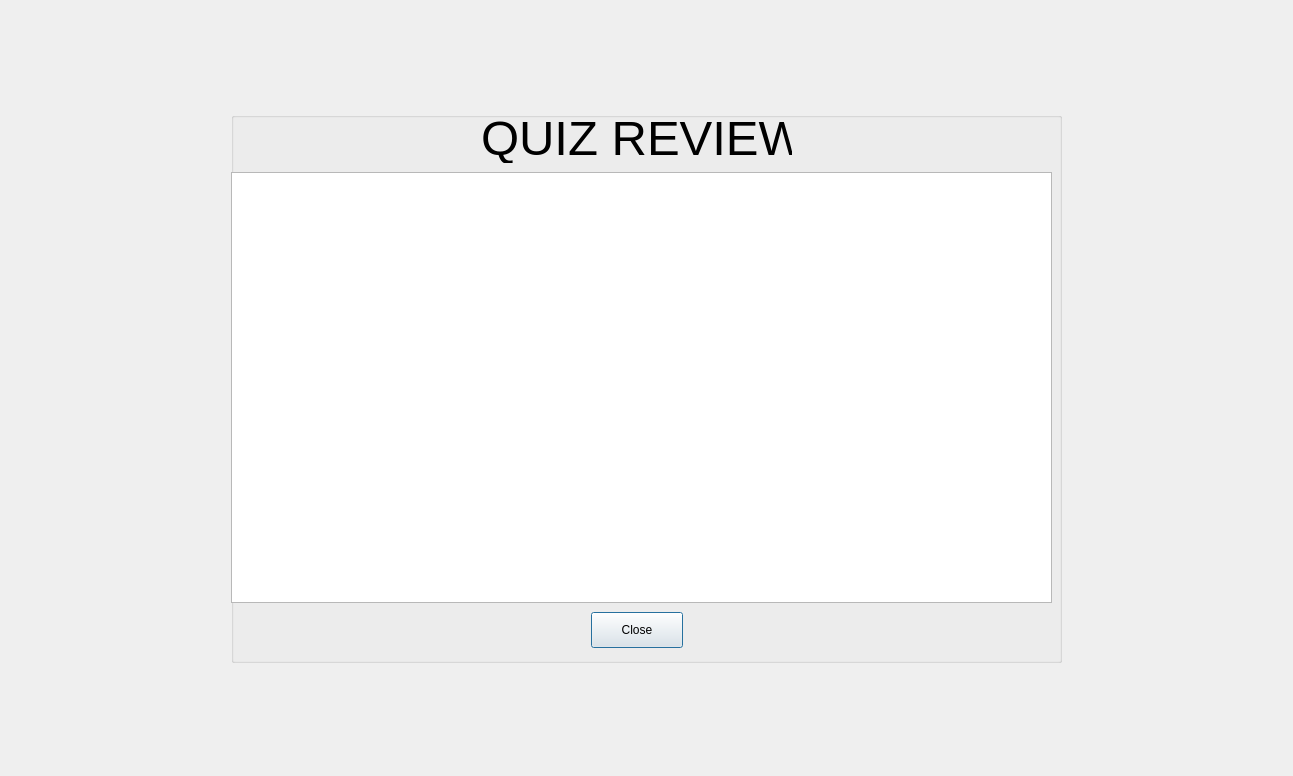
<?xml version="1.0" encoding="UTF-8"?>
<ui version="4.0">
 <class>ReviewWindow</class>
 <widget class="QDialog" name="ReviewWindow">
  <property name="geometry">
   <rect>
    <x>0</x>
    <y>0</y>
    <width>1293</width>
    <height>776</height>
   </rect>
  </property>
  <property name="windowTitle">
   <string>Dialog</string>
  </property>
  <layout class="QVBoxLayout" name="verticalLayout">
   <item>
    <layout class="QHBoxLayout" name="horizontalLayout">
     <item>
      <spacer name="horizontalSpacer">
       <property name="orientation">
        <enum>Qt::Horizontal</enum>
       </property>
       <property name="sizeHint" stdset="0">
        <size>
         <width>28</width>
         <height>20</height>
        </size>
       </property>
      </spacer>
     </item>
     <item>
      <widget class="QGroupBox" name="groupBox">
       <property name="sizePolicy">
        <sizepolicy hsizetype="Fixed" vsizetype="Fixed">
         <horstretch>0</horstretch>
         <verstretch>0</verstretch>
        </sizepolicy>
       </property>
       <property name="minimumSize">
        <size>
         <width>831</width>
         <height>551</height>
        </size>
       </property>
       <property name="title">
        <string/>
       </property>
       <widget class="QTextEdit" name="textEdit">
        <property name="geometry">
         <rect>
          <x>0</x>
          <y>60</y>
          <width>821</width>
          <height>431</height>
         </rect>
        </property>
        <property name="readOnly">
         <bool>true</bool>
        </property>
       </widget>
       <widget class="QPushButton" name="closeReviewWindowButton">
        <property name="geometry">
         <rect>
          <x>360</x>
          <y>500</y>
          <width>92</width>
          <height>36</height>
         </rect>
        </property>
        <property name="text">
         <string>Close</string>
        </property>
       </widget>
       <widget class="QLabel" name="label">
        <property name="geometry">
         <rect>
          <x>250</x>
          <y>0</y>
          <width>311</width>
          <height>51</height>
         </rect>
        </property>
        <property name="font">
         <font>
          <pointsize>37</pointsize>
         </font>
        </property>
        <property name="text">
         <string>QUIZ REVIEW</string>
        </property>
       </widget>
      </widget>
     </item>
     <item>
      <spacer name="horizontalSpacer_2">
       <property name="orientation">
        <enum>Qt::Horizontal</enum>
       </property>
       <property name="sizeHint" stdset="0">
        <size>
         <width>28</width>
         <height>20</height>
        </size>
       </property>
      </spacer>
     </item>
    </layout>
   </item>
  </layout>
 </widget>
 <resources/>
 <connections/>
</ui>
